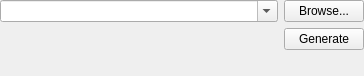
<?xml version="1.0" encoding="UTF-8"?>
<ui version="4.0">
 <class>KeyFileEditWidget</class>
 <widget class="QWidget" name="KeyFileEditWidget">
  <property name="geometry">
   <rect>
    <x>0</x>
    <y>0</y>
    <width>364</width>
    <height>76</height>
   </rect>
  </property>
  <layout class="QGridLayout" name="gridLayout">
   <property name="leftMargin">
    <number>0</number>
   </property>
   <property name="topMargin">
    <number>0</number>
   </property>
   <property name="rightMargin">
    <number>0</number>
   </property>
   <property name="bottomMargin">
    <number>0</number>
   </property>
   <item row="0" column="0">
    <widget class="QComboBox" name="keyFileCombo">
     <property name="sizePolicy">
      <sizepolicy hsizetype="Expanding" vsizetype="Fixed">
       <horstretch>0</horstretch>
       <verstretch>0</verstretch>
      </sizepolicy>
     </property>
     <property name="accessibleName">
      <string>Key file selection</string>
     </property>
     <property name="editable">
      <bool>true</bool>
     </property>
    </widget>
   </item>
   <item row="0" column="1">
    <widget class="QPushButton" name="browseKeyFileButton">
     <property name="accessibleName">
      <string>Browse for key file</string>
     </property>
     <property name="text">
      <string>Browse...</string>
     </property>
    </widget>
   </item>
   <item row="1" column="1">
    <widget class="QPushButton" name="createKeyFileButton">
     <property name="accessibleName">
      <string>Generate a new key file</string>
     </property>
     <property name="text">
      <string>Generate</string>
     </property>
    </widget>
   </item>
   <item row="2" column="0">
    <spacer name="verticalSpacer">
     <property name="orientation">
      <enum>Qt::Vertical</enum>
     </property>
     <property name="sizeHint" stdset="0">
      <size>
       <width>20</width>
       <height>0</height>
      </size>
     </property>
    </spacer>
   </item>
  </layout>
 </widget>
 <resources/>
 <connections/>
</ui>
